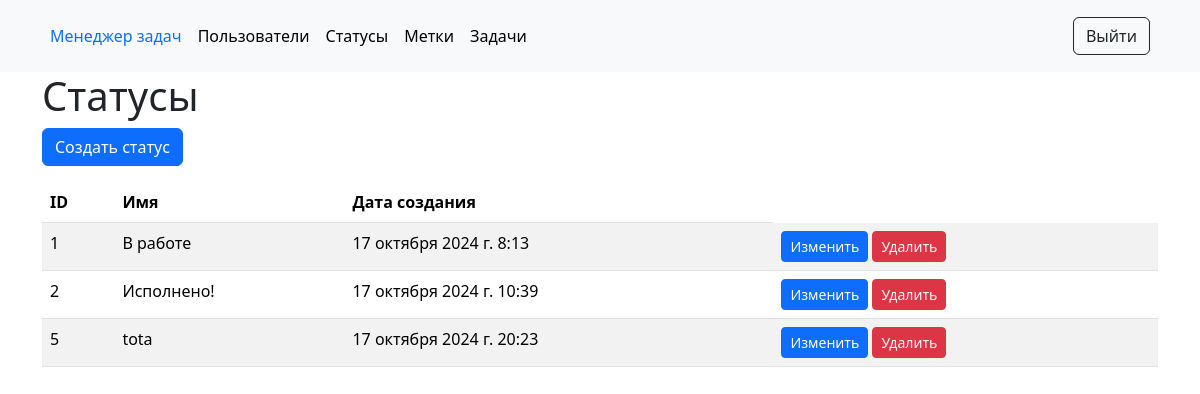
Before: /statuses/ (signed in) with the older database file.
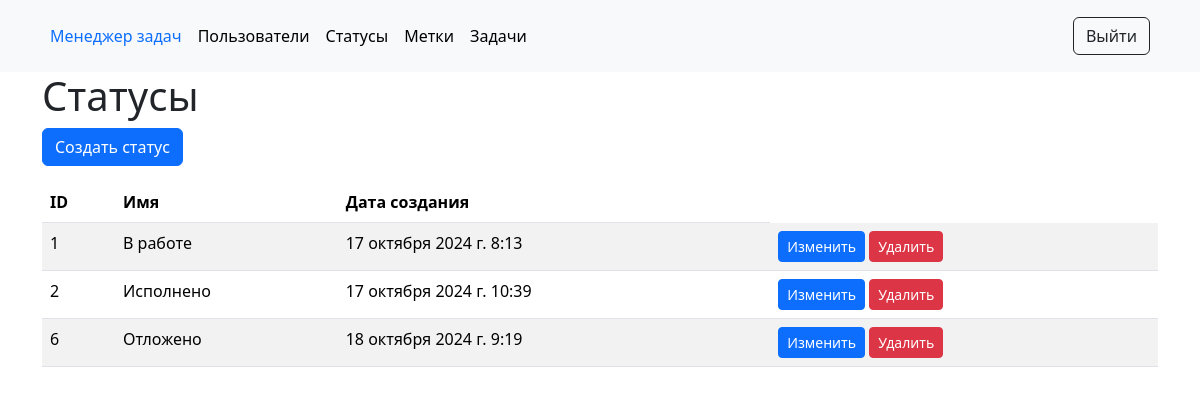
After: the same page with the newer database file.
### task_manager/statuses/models.py (models this page shows, shortened)
class Status(models.Model):
    name = models.CharField(max_length=255,
                            unique=True,
                            verbose_name=gettext("Name"))
    created_at = models.DateTimeField(auto_now_add=True)

### task_manager/statuses/views.py (the view)
# urls.py: path('', views.statuses_list, name='statuses_list'),
@login_required
def statuses_list(request):
    statuses = Status.objects.all()
    return render(request,
                  'statuses/statuses_list.html',
                  {'statuses': statuses})

### task_manager/templates/statuses/statuses_list.html
{% extends "base.html" %}
{% load i18n %}
{% block content %}
<div class="container">
    <h1>{% translate "Statuses" %}</h1>
    <a href="{% url 'status_create' %}" class="btn btn-primary">{% translate "Create status" %}</a>
    <table class="table table-striped mt-3">
        <thead>
            <tr>
                <th>ID</th>
                <th>{% translate "Name" %}</th>
                <th>{% translate "Creation date" %}</th>
            </tr>
        </thead>
        <tbody>
            {% for status in statuses %}
                <tr>
                    <td>{{ status.id }}</td>
                    <td>{{ status.name }}</td>
                    <td>{{ status.created_at }}</td>
                    <td>
                        <a href="{% url 'status_update' status.id %}" class="btn btn-primary btn-sm">{% translate "Edit" %}</a>
                        <a href="{% url 'status_delete' status.id %}" class="btn btn-danger btn-sm">{% translate "Delete" %}</a>
                    </td>
                </tr>
            {% endfor %}
        </tbody>
    </table>
</div>
{% endblock %}

### task_manager/templates/base.html (shortened to what this page needs)
<!DOCTYPE html>
<html lang="en">
<head>
    {% load django_bootstrap5 %}
    {% bootstrap_css %}
    {% load i18n %}
</head>
<body>
    <header class="p-3 bg-light text-white">
        <div class="container">
            <div class="d-flex flex-wrap align-items-center justify-content-center justify-content-lg-start">
                <ul class="nav col-12 col-lg-auto me-lg-auto mb-2 justify-content-center mb-md-0">
                    <li><a href="/" class="nav-link px-2 text-primary">{% translate "Task manager" %}</a></li>
                    <li><a href="/users/" class="nav-link px-2 text-black">{% translate "Users" %}</a></li>
                    {% if user.is_authenticated %}
                        <li><a href="/statuses/" class="nav-link px-2 text-black">{% translate "Statuses" %}</a></li>
                        <li><a href="/tags/" class="nav-link px-2 text-black">{% translate "Tags" %}</a></li>
                        <li><a href="/tasks/" class="nav-link px-2 text-black">{% translate "Tasks" %}</a></li>
                    {% endif %}
                </ul>
                <div class="text-end">
                    {% if user.is_authenticated %}
                        <a href="{% url 'logout' %}"><button type="button" class="btn btn-outline-dark me-2">{% translate "Logout" %}</button></a>
                    {% else %}
                        <a href="{% url 'login' %}"><button type="button" class="btn btn-outline-dark me-2">{% translate "Login" %}</button></a>
                        <a href="{% url 'signup' %}" class="btn btn-warning"><button type="button" class="btn btn-warning">{% translate "Sign-up" %}</button></a>
                    {% endif %}
                </div>
            </div>
        </div>
    </header>
    {% block content %}{% endblock %}
</body>
</html>

Changed rows visible on the page:
removed Status: id "5", name "tota", created_at "17 октября 2024 г. 20:23"
changed Status id 2: name "Исполнено!" → "Исполнено"
added Status: id "6", name "Отложено", created_at "18 октября 2024 г. 9:19"
